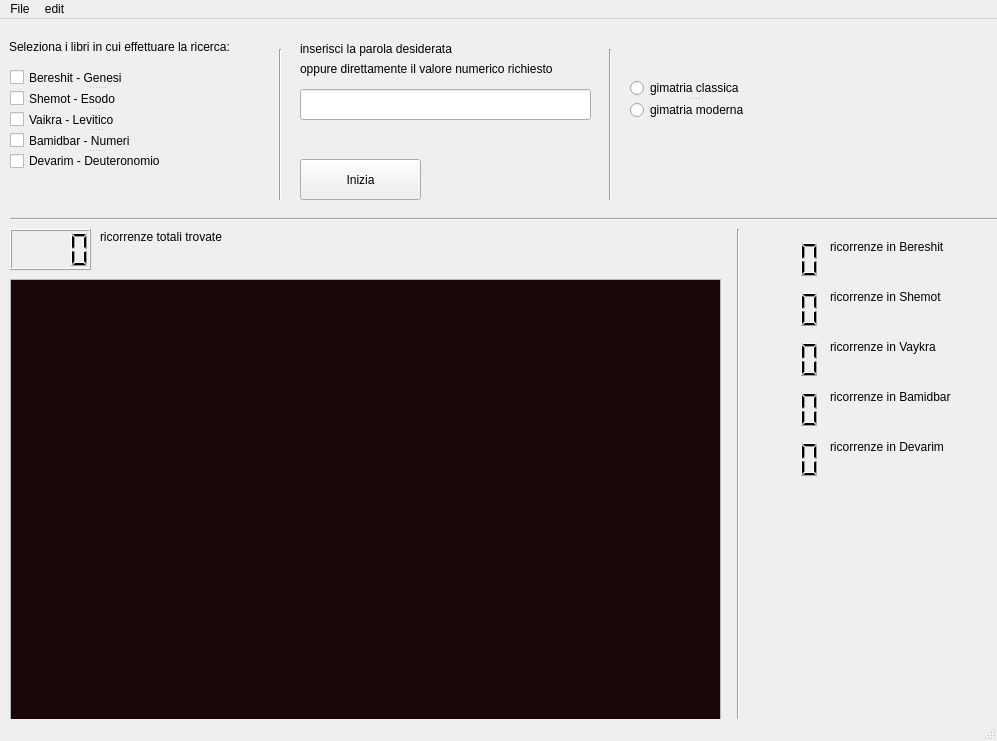
<?xml version="1.0" encoding="UTF-8"?>
<ui version="4.0">
 <class>MainWindow</class>
 <widget class="QMainWindow" name="MainWindow">
  <property name="geometry">
   <rect>
    <x>0</x>
    <y>0</y>
    <width>997</width>
    <height>741</height>
   </rect>
  </property>
  <property name="windowTitle">
   <string>MainWindow</string>
  </property>
  <widget class="QWidget" name="centralwidget">
   <widget class="QPushButton" name="pushButton">
    <property name="geometry">
     <rect>
      <x>300</x>
      <y>140</y>
      <width>121</width>
      <height>41</height>
     </rect>
    </property>
    <property name="text">
     <string>Inizia</string>
    </property>
   </widget>
   <widget class="QLabel" name="label">
    <property name="geometry">
     <rect>
      <x>9</x>
      <y>20</y>
      <width>255</width>
      <height>16</height>
     </rect>
    </property>
    <property name="text">
     <string>Seleziona i libri in cui effettuare la ricerca:</string>
    </property>
   </widget>
   <widget class="QLabel" name="label_2">
    <property name="geometry">
     <rect>
      <x>300</x>
      <y>20</y>
      <width>181</width>
      <height>20</height>
     </rect>
    </property>
    <property name="text">
     <string>inserisci la parola desiderata</string>
    </property>
   </widget>
   <widget class="QLabel" name="label_3">
    <property name="geometry">
     <rect>
      <x>300</x>
      <y>40</y>
      <width>301</width>
      <height>20</height>
     </rect>
    </property>
    <property name="text">
     <string>oppure direttamente il valore numerico richiesto</string>
    </property>
   </widget>
   <widget class="Line" name="line">
    <property name="geometry">
     <rect>
      <x>270</x>
      <y>30</y>
      <width>20</width>
      <height>151</height>
     </rect>
    </property>
    <property name="orientation">
     <enum>Qt::Vertical</enum>
    </property>
   </widget>
   <widget class="Line" name="line_2">
    <property name="geometry">
     <rect>
      <x>600</x>
      <y>30</y>
      <width>20</width>
      <height>151</height>
     </rect>
    </property>
    <property name="orientation">
     <enum>Qt::Vertical</enum>
    </property>
   </widget>
   <widget class="Line" name="line_3">
    <property name="geometry">
     <rect>
      <x>10</x>
      <y>190</y>
      <width>1031</width>
      <height>21</height>
     </rect>
    </property>
    <property name="orientation">
     <enum>Qt::Horizontal</enum>
    </property>
   </widget>
   <widget class="QLCDNumber" name="lcdSomma">
    <property name="geometry">
     <rect>
      <x>10</x>
      <y>210</y>
      <width>81</width>
      <height>41</height>
     </rect>
    </property>
    <property name="digitCount">
     <number>4</number>
    </property>
   </widget>
   <widget class="QLabel" name="label_4">
    <property name="geometry">
     <rect>
      <x>100</x>
      <y>210</y>
      <width>161</width>
      <height>16</height>
     </rect>
    </property>
    <property name="text">
     <string>ricorrenze totali trovate</string>
    </property>
   </widget>
   <widget class="Line" name="line_4">
    <property name="geometry">
     <rect>
      <x>730</x>
      <y>210</y>
      <width>16</width>
      <height>501</height>
     </rect>
    </property>
    <property name="orientation">
     <enum>Qt::Vertical</enum>
    </property>
   </widget>
   <widget class="QSplitter" name="splitter">
    <property name="geometry">
     <rect>
      <x>630</x>
      <y>60</y>
      <width>133</width>
      <height>40</height>
     </rect>
    </property>
    <property name="orientation">
     <enum>Qt::Vertical</enum>
    </property>
    <widget class="QRadioButton" name="radioButtonClassic">
     <property name="text">
      <string>gimatria classica</string>
     </property>
    </widget>
    <widget class="QRadioButton" name="radioButtonModern">
     <property name="text">
      <string>gimatria moderna</string>
     </property>
    </widget>
   </widget>
   <widget class="QSplitter" name="splitter_2">
    <property name="geometry">
     <rect>
      <x>10</x>
      <y>50</y>
      <width>174</width>
      <height>100</height>
     </rect>
    </property>
    <property name="orientation">
     <enum>Qt::Vertical</enum>
    </property>
    <widget class="QCheckBox" name="checkBereshit">
     <property name="text">
      <string>Bereshit - Genesi</string>
     </property>
    </widget>
    <widget class="QCheckBox" name="checkShemot">
     <property name="text">
      <string>Shemot - Esodo</string>
     </property>
    </widget>
    <widget class="QCheckBox" name="checkVaykra">
     <property name="enabled">
      <bool>true</bool>
     </property>
     <property name="text">
      <string>Vaikra - Levitico</string>
     </property>
    </widget>
    <widget class="QCheckBox" name="checkBamidbar">
     <property name="text">
      <string>Bamidbar - Numeri</string>
     </property>
    </widget>
    <widget class="QCheckBox" name="checkDevarim">
     <property name="text">
      <string>Devarim - Deuteronomio</string>
     </property>
    </widget>
   </widget>
   <widget class="QLCDNumber" name="lcdBereshit">
    <property name="geometry">
     <rect>
      <x>740</x>
      <y>220</y>
      <width>81</width>
      <height>41</height>
     </rect>
    </property>
    <property name="palette">
     <palette>
      <active>
       <colorrole role="Text">
        <brush brushstyle="SolidPattern">
         <color alpha="255">
          <red>3</red>
          <green>130</green>
          <blue>28</blue>
         </color>
        </brush>
       </colorrole>
       <colorrole role="BrightText">
        <brush brushstyle="SolidPattern">
         <color alpha="255">
          <red>87</red>
          <green>255</green>
          <blue>101</blue>
         </color>
        </brush>
       </colorrole>
       <colorrole role="ButtonText">
        <brush brushstyle="SolidPattern">
         <color alpha="255">
          <red>7</red>
          <green>77</green>
          <blue>0</blue>
         </color>
        </brush>
       </colorrole>
      </active>
      <inactive>
       <colorrole role="Text">
        <brush brushstyle="SolidPattern">
         <color alpha="255">
          <red>3</red>
          <green>130</green>
          <blue>28</blue>
         </color>
        </brush>
       </colorrole>
       <colorrole role="BrightText">
        <brush brushstyle="SolidPattern">
         <color alpha="255">
          <red>87</red>
          <green>255</green>
          <blue>101</blue>
         </color>
        </brush>
       </colorrole>
       <colorrole role="ButtonText">
        <brush brushstyle="SolidPattern">
         <color alpha="255">
          <red>7</red>
          <green>77</green>
          <blue>0</blue>
         </color>
        </brush>
       </colorrole>
      </inactive>
      <disabled>
       <colorrole role="Text">
        <brush brushstyle="SolidPattern">
         <color alpha="255">
          <red>190</red>
          <green>190</green>
          <blue>190</blue>
         </color>
        </brush>
       </colorrole>
       <colorrole role="BrightText">
        <brush brushstyle="SolidPattern">
         <color alpha="255">
          <red>87</red>
          <green>255</green>
          <blue>101</blue>
         </color>
        </brush>
       </colorrole>
       <colorrole role="ButtonText">
        <brush brushstyle="SolidPattern">
         <color alpha="255">
          <red>190</red>
          <green>190</green>
          <blue>190</blue>
         </color>
        </brush>
       </colorrole>
      </disabled>
     </palette>
    </property>
    <property name="frameShape">
     <enum>QFrame::NoFrame</enum>
    </property>
    <property name="smallDecimalPoint">
     <bool>false</bool>
    </property>
    <property name="digitCount">
     <number>4</number>
    </property>
    <property name="value" stdset="0">
     <double>0.000000000000000</double>
    </property>
    <property name="intValue" stdset="0">
     <number>0</number>
    </property>
   </widget>
   <widget class="QLCDNumber" name="lcdShemot">
    <property name="geometry">
     <rect>
      <x>740</x>
      <y>270</y>
      <width>81</width>
      <height>41</height>
     </rect>
    </property>
    <property name="frameShape">
     <enum>QFrame::NoFrame</enum>
    </property>
    <property name="digitCount">
     <number>4</number>
    </property>
   </widget>
   <widget class="QLCDNumber" name="lcdVaykra">
    <property name="geometry">
     <rect>
      <x>740</x>
      <y>320</y>
      <width>81</width>
      <height>41</height>
     </rect>
    </property>
    <property name="frameShape">
     <enum>QFrame::NoFrame</enum>
    </property>
    <property name="digitCount">
     <number>4</number>
    </property>
   </widget>
   <widget class="QLCDNumber" name="lcdBamidbar">
    <property name="geometry">
     <rect>
      <x>740</x>
      <y>370</y>
      <width>81</width>
      <height>41</height>
     </rect>
    </property>
    <property name="frameShape">
     <enum>QFrame::NoFrame</enum>
    </property>
    <property name="digitCount">
     <number>4</number>
    </property>
   </widget>
   <widget class="QLCDNumber" name="lcdDevarim">
    <property name="geometry">
     <rect>
      <x>740</x>
      <y>420</y>
      <width>81</width>
      <height>41</height>
     </rect>
    </property>
    <property name="frameShape">
     <enum>QFrame::NoFrame</enum>
    </property>
    <property name="digitCount">
     <number>4</number>
    </property>
   </widget>
   <widget class="QLabel" name="label_5">
    <property name="geometry">
     <rect>
      <x>830</x>
      <y>220</y>
      <width>161</width>
      <height>16</height>
     </rect>
    </property>
    <property name="text">
     <string>ricorrenze in Bereshit</string>
    </property>
   </widget>
   <widget class="QLabel" name="label_6">
    <property name="geometry">
     <rect>
      <x>830</x>
      <y>270</y>
      <width>161</width>
      <height>16</height>
     </rect>
    </property>
    <property name="text">
     <string>ricorrenze in Shemot</string>
    </property>
   </widget>
   <widget class="QLabel" name="label_7">
    <property name="geometry">
     <rect>
      <x>830</x>
      <y>320</y>
      <width>161</width>
      <height>16</height>
     </rect>
    </property>
    <property name="text">
     <string>ricorrenze in Vaykra</string>
    </property>
   </widget>
   <widget class="QLabel" name="label_8">
    <property name="geometry">
     <rect>
      <x>830</x>
      <y>370</y>
      <width>161</width>
      <height>16</height>
     </rect>
    </property>
    <property name="text">
     <string>ricorrenze in Bamidbar</string>
    </property>
   </widget>
   <widget class="QLabel" name="label_9">
    <property name="geometry">
     <rect>
      <x>830</x>
      <y>420</y>
      <width>161</width>
      <height>16</height>
     </rect>
    </property>
    <property name="text">
     <string>ricorrenze in Devarim</string>
    </property>
   </widget>
   <widget class="QLineEdit" name="textImmission">
    <property name="geometry">
     <rect>
      <x>300</x>
      <y>70</y>
      <width>291</width>
      <height>31</height>
     </rect>
    </property>
   </widget>
   <widget class="QListWidget" name="listOutput">
    <property name="geometry">
     <rect>
      <x>10</x>
      <y>260</y>
      <width>711</width>
      <height>441</height>
     </rect>
    </property>
    <property name="palette">
     <palette>
      <active>
       <colorrole role="Text">
        <brush brushstyle="SolidPattern">
         <color alpha="255">
          <red>129</red>
          <green>255</green>
          <blue>140</blue>
         </color>
        </brush>
       </colorrole>
       <colorrole role="Base">
        <brush brushstyle="SolidPattern">
         <color alpha="255">
          <red>26</red>
          <green>8</green>
          <blue>8</blue>
         </color>
        </brush>
       </colorrole>
      </active>
      <inactive>
       <colorrole role="Text">
        <brush brushstyle="SolidPattern">
         <color alpha="255">
          <red>129</red>
          <green>255</green>
          <blue>140</blue>
         </color>
        </brush>
       </colorrole>
       <colorrole role="Base">
        <brush brushstyle="SolidPattern">
         <color alpha="255">
          <red>26</red>
          <green>8</green>
          <blue>8</blue>
         </color>
        </brush>
       </colorrole>
      </inactive>
      <disabled>
       <colorrole role="Text">
        <brush brushstyle="SolidPattern">
         <color alpha="255">
          <red>190</red>
          <green>190</green>
          <blue>190</blue>
         </color>
        </brush>
       </colorrole>
       <colorrole role="Base">
        <brush brushstyle="SolidPattern">
         <color alpha="255">
          <red>239</red>
          <green>235</green>
          <blue>231</blue>
         </color>
        </brush>
       </colorrole>
      </disabled>
     </palette>
    </property>
    <property name="font">
     <font>
      <family>Monospace</family>
      <pointsize>14</pointsize>
     </font>
    </property>
    <property name="showDropIndicator" stdset="0">
     <bool>false</bool>
    </property>
    <property name="alternatingRowColors">
     <bool>false</bool>
    </property>
    <property name="selectionMode">
     <enum>QAbstractItemView::ExtendedSelection</enum>
    </property>
    <property name="isWrapping" stdset="0">
     <bool>false</bool>
    </property>
    <property name="resizeMode">
     <enum>QListView::Fixed</enum>
    </property>
    <property name="layoutMode">
     <enum>QListView::SinglePass</enum>
    </property>
    <property name="modelColumn">
     <number>0</number>
    </property>
    <property name="uniformItemSizes">
     <bool>false</bool>
    </property>
    <property name="wordWrap">
     <bool>false</bool>
    </property>
   </widget>
  </widget>
  <widget class="QMenuBar" name="menubar">
   <property name="geometry">
    <rect>
     <x>0</x>
     <y>0</y>
     <width>997</width>
     <height>19</height>
    </rect>
   </property>
   <widget class="QMenu" name="menuFile">
    <property name="title">
     <string>File</string>
    </property>
    <addaction name="actionSave"/>
    <addaction name="actionOpen"/>
    <addaction name="actionOpen_recent"/>
   </widget>
   <widget class="QMenu" name="menuEdit">
    <property name="title">
     <string>edit</string>
    </property>
    <addaction name="actionClassic_mode"/>
    <addaction name="actionModern_mode"/>
   </widget>
   <addaction name="menuFile"/>
   <addaction name="menuEdit"/>
  </widget>
  <widget class="QStatusBar" name="statusbar"/>
  <action name="actionSave">
   <property name="text">
    <string>Save...</string>
   </property>
  </action>
  <action name="actionOpen">
   <property name="text">
    <string>Open</string>
   </property>
  </action>
  <action name="actionOpen_recent">
   <property name="text">
    <string>Open recent</string>
   </property>
  </action>
  <action name="actionClassic_mode">
   <property name="text">
    <string>classic mode</string>
   </property>
  </action>
  <action name="actionModern_mode">
   <property name="text">
    <string>modern mode</string>
   </property>
  </action>
 </widget>
 <resources/>
 <connections/>
</ui>
